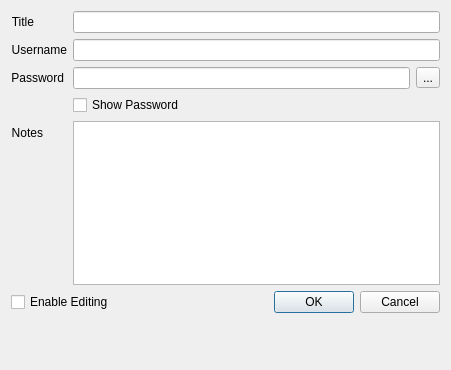
<?xml version="1.0" encoding="UTF-8"?>
<ui version="4.0">
 <class>modal_PasswordEntry</class>
 <widget class="QDialog" name="modal_PasswordEntry">
  <property name="windowModality">
   <enum>Qt::WindowModality::WindowModal</enum>
  </property>
  <property name="geometry">
   <rect>
    <x>0</x>
    <y>0</y>
    <width>451</width>
    <height>370</height>
   </rect>
  </property>
  <property name="windowTitle">
   <string>Edit/View Password Entry</string>
  </property>
  <property name="modal">
   <bool>true</bool>
  </property>
  <layout class="QVBoxLayout" name="verticalLayout_2">
   <item>
    <layout class="QVBoxLayout" name="verticalLayout">
     <item>
      <layout class="QFormLayout" name="formLayout">
       <item row="0" column="0">
        <widget class="QLabel" name="passwordModal_LabelTitle">
         <property name="layoutDirection">
          <enum>Qt::LayoutDirection::LeftToRight</enum>
         </property>
         <property name="autoFillBackground">
          <bool>false</bool>
         </property>
         <property name="text">
          <string>Title</string>
         </property>
         <property name="alignment">
          <set>Qt::AlignmentFlag::AlignRight|Qt::AlignmentFlag::AlignTrailing|Qt::AlignmentFlag::AlignVCenter</set>
         </property>
        </widget>
       </item>
       <item row="0" column="1">
        <widget class="QLineEdit" name="passwordModal_LineEditTitle"/>
       </item>
       <item row="2" column="0">
        <widget class="QLabel" name="passwordModal_LabelUserName">
         <property name="text">
          <string>Username</string>
         </property>
         <property name="alignment">
          <set>Qt::AlignmentFlag::AlignRight|Qt::AlignmentFlag::AlignTrailing|Qt::AlignmentFlag::AlignVCenter</set>
         </property>
        </widget>
       </item>
       <item row="2" column="1">
        <widget class="QLineEdit" name="passwordModal_LineEditUserName"/>
       </item>
       <item row="4" column="0">
        <widget class="QLabel" name="passwordModal_LabelPassword">
         <property name="text">
          <string>Password</string>
         </property>
         <property name="alignment">
          <set>Qt::AlignmentFlag::AlignRight|Qt::AlignmentFlag::AlignTrailing|Qt::AlignmentFlag::AlignVCenter</set>
         </property>
        </widget>
       </item>
       <item row="4" column="1">
        <layout class="QHBoxLayout" name="horizontalLayout">
         <item>
          <widget class="QLineEdit" name="passwordModal_LineEditPassword">
           <property name="text">
            <string/>
           </property>
           <property name="echoMode">
            <enum>QLineEdit::EchoMode::Normal</enum>
           </property>
          </widget>
         </item>
         <item>
          <widget class="QToolButton" name="passwordModal_CopyPassword">
           <property name="text">
            <string>...</string>
           </property>
           <property name="icon">
            <iconset theme="QIcon::ThemeIcon::EditCopy"/>
           </property>
          </widget>
         </item>
        </layout>
       </item>
       <item row="8" column="0">
        <widget class="QLabel" name="passwordModal_LabelNotes">
         <property name="sizePolicy">
          <sizepolicy hsizetype="Preferred" vsizetype="Preferred">
           <horstretch>0</horstretch>
           <verstretch>0</verstretch>
          </sizepolicy>
         </property>
         <property name="text">
          <string>Notes</string>
         </property>
         <property name="alignment">
          <set>Qt::AlignmentFlag::AlignRight|Qt::AlignmentFlag::AlignTrailing|Qt::AlignmentFlag::AlignVCenter</set>
         </property>
        </widget>
       </item>
       <item row="8" column="1">
        <widget class="QTextEdit" name="passwordModal_TextEditNotes"/>
       </item>
       <item row="6" column="1">
        <widget class="QCheckBox" name="passwordModal_CheckBoxRevealPassword">
         <property name="text">
          <string>Show Password</string>
         </property>
        </widget>
       </item>
      </layout>
     </item>
     <item>
      <layout class="QHBoxLayout" name="horizontalLayout_2">
       <item>
        <widget class="QCheckBox" name="passwordModal_EditCheckBox">
         <property name="text">
          <string>Enable Editing</string>
         </property>
        </widget>
       </item>
       <item>
        <spacer name="horizontalSpacer">
         <property name="orientation">
          <enum>Qt::Orientation::Horizontal</enum>
         </property>
         <property name="sizeHint" stdset="0">
          <size>
           <width>40</width>
           <height>20</height>
          </size>
         </property>
        </spacer>
       </item>
       <item>
        <widget class="QDialogButtonBox" name="passwordModal_buttonBox">
         <property name="orientation">
          <enum>Qt::Orientation::Horizontal</enum>
         </property>
         <property name="standardButtons">
          <set>QDialogButtonBox::StandardButton::Cancel|QDialogButtonBox::StandardButton::Ok</set>
         </property>
        </widget>
       </item>
      </layout>
     </item>
    </layout>
   </item>
   <item>
    <spacer name="verticalSpacer_4">
     <property name="orientation">
      <enum>Qt::Orientation::Vertical</enum>
     </property>
     <property name="sizeHint" stdset="0">
      <size>
       <width>20</width>
       <height>40</height>
      </size>
     </property>
    </spacer>
   </item>
   <item>
    <spacer name="verticalSpacer_3">
     <property name="orientation">
      <enum>Qt::Orientation::Vertical</enum>
     </property>
     <property name="sizeHint" stdset="0">
      <size>
       <width>20</width>
       <height>40</height>
      </size>
     </property>
    </spacer>
   </item>
   <item>
    <spacer name="verticalSpacer_2">
     <property name="orientation">
      <enum>Qt::Orientation::Vertical</enum>
     </property>
     <property name="sizeHint" stdset="0">
      <size>
       <width>20</width>
       <height>40</height>
      </size>
     </property>
    </spacer>
   </item>
   <item>
    <spacer name="verticalSpacer">
     <property name="orientation">
      <enum>Qt::Orientation::Vertical</enum>
     </property>
     <property name="sizeHint" stdset="0">
      <size>
       <width>20</width>
       <height>40</height>
      </size>
     </property>
    </spacer>
   </item>
  </layout>
 </widget>
 <resources/>
 <connections>
  <connection>
   <sender>passwordModal_buttonBox</sender>
   <signal>accepted()</signal>
   <receiver>modal_PasswordEntry</receiver>
   <slot>accept()</slot>
   <hints>
    <hint type="sourcelabel">
     <x>257</x>
     <y>280</y>
    </hint>
    <hint type="destinationlabel">
     <x>157</x>
     <y>274</y>
    </hint>
   </hints>
  </connection>
  <connection>
   <sender>passwordModal_buttonBox</sender>
   <signal>rejected()</signal>
   <receiver>modal_PasswordEntry</receiver>
   <slot>reject()</slot>
   <hints>
    <hint type="sourcelabel">
     <x>316</x>
     <y>260</y>
    </hint>
    <hint type="destinationlabel">
     <x>286</x>
     <y>274</y>
    </hint>
   </hints>
  </connection>
 </connections>
</ui>
